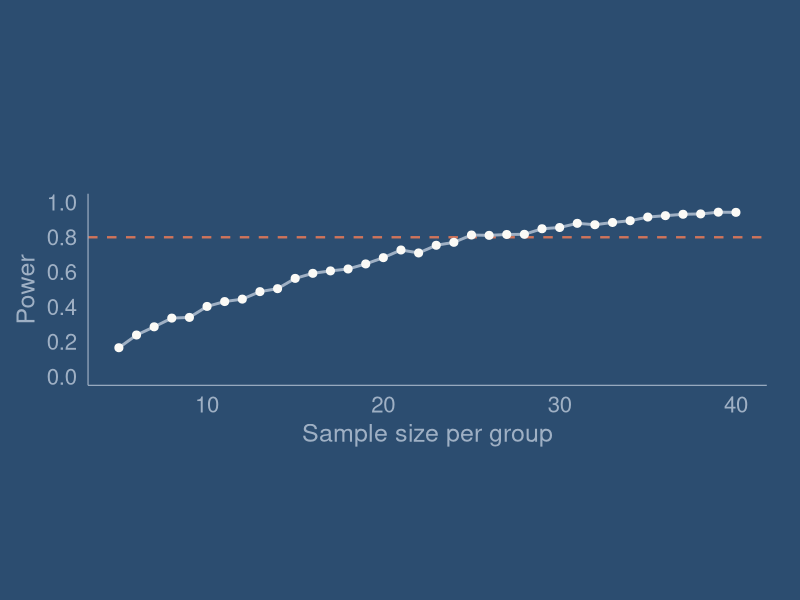
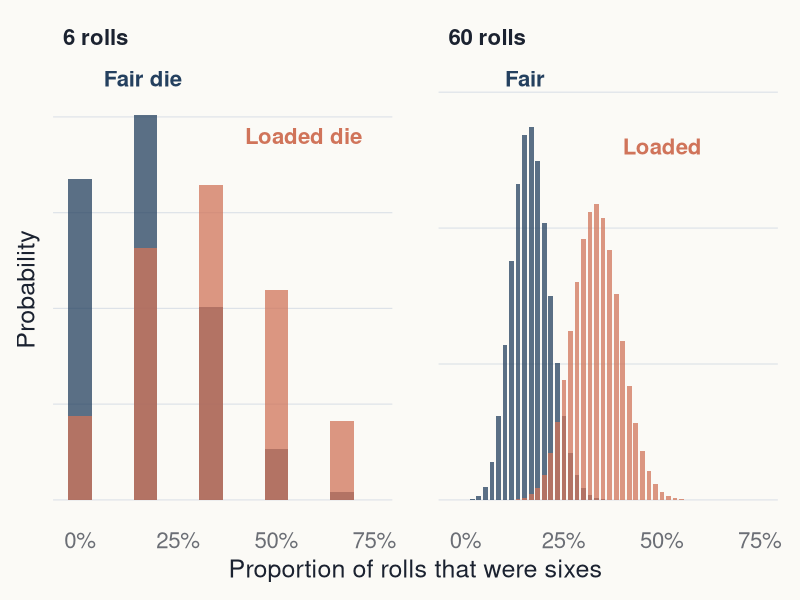
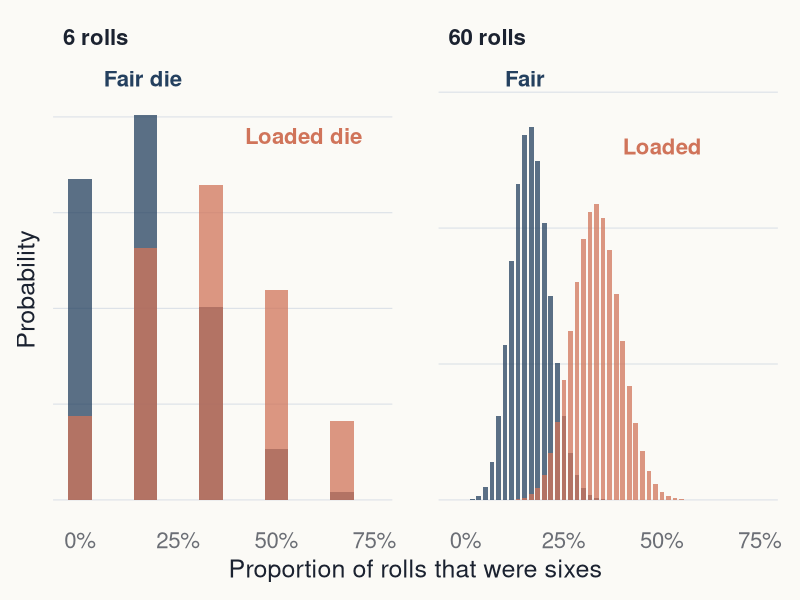
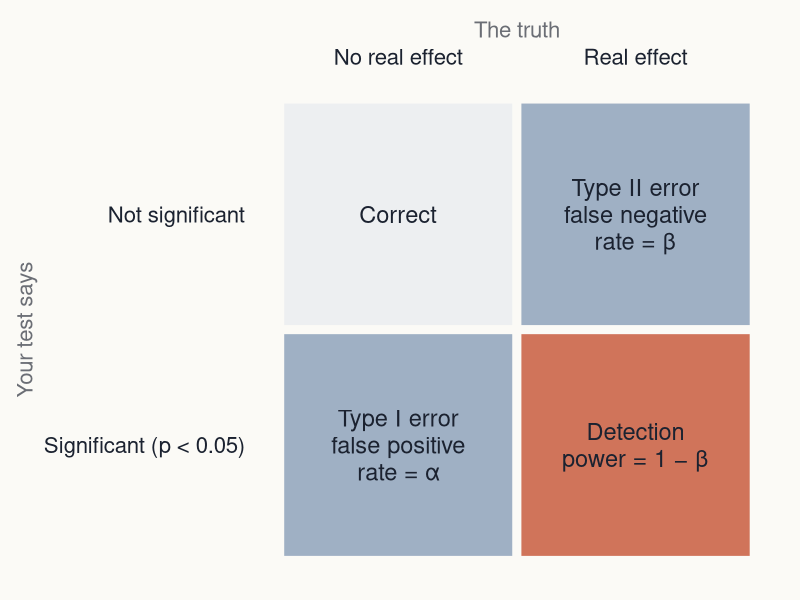
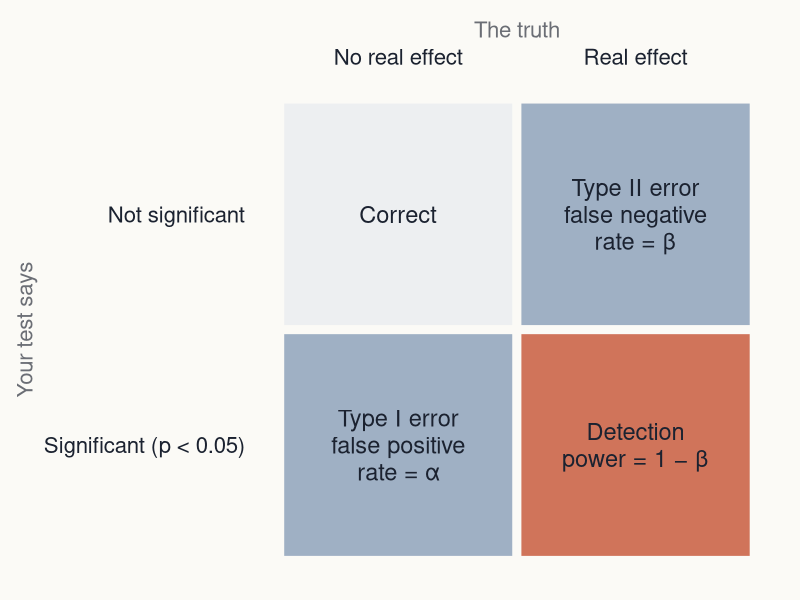
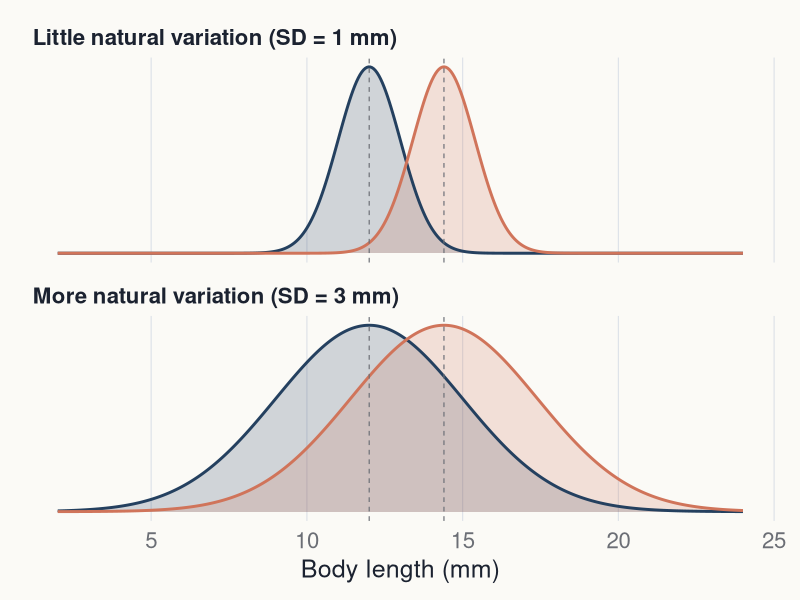
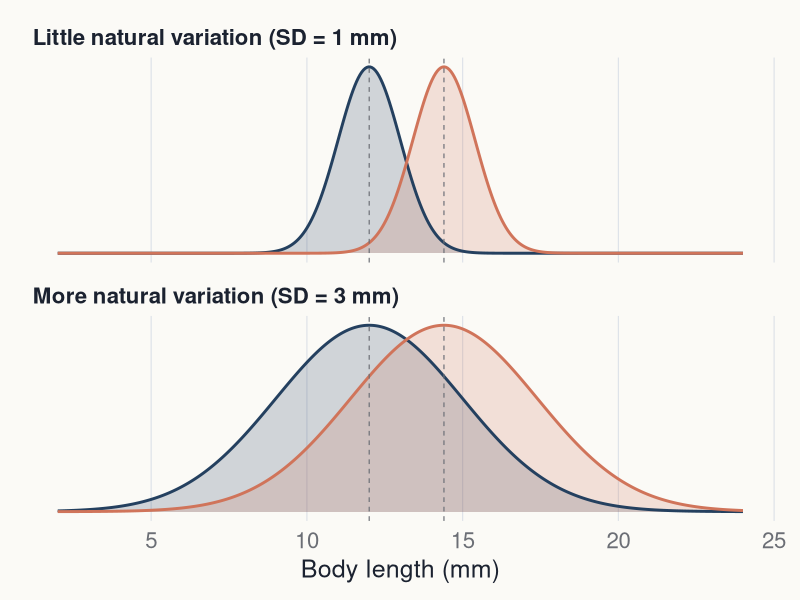
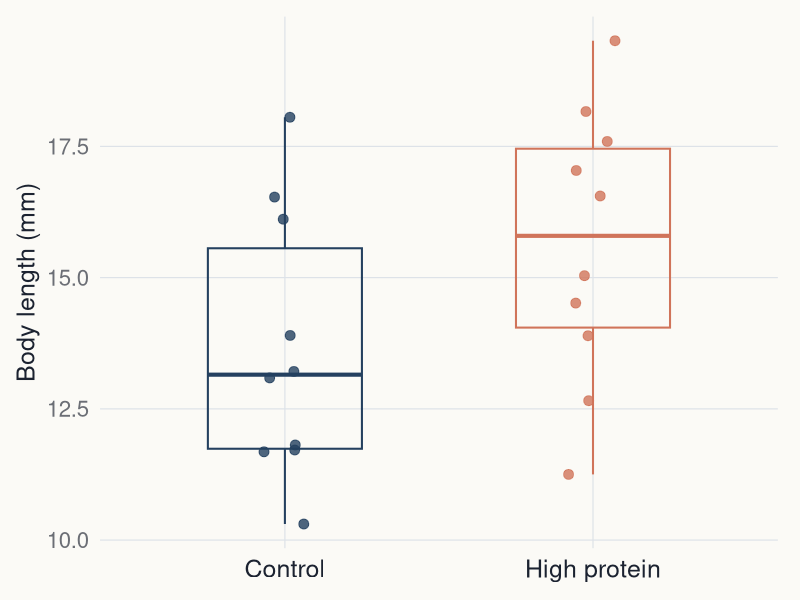

Source code (R) for these figures, in order:
# BB852 power analysis by simulation lecture: figures and slide output
# --------------------------------------------------------------------
# Every statistical figure in the lecture, in the BB852 theme shared with the
# other lecture_figures generators (see lecture_figures/t-tests).
#
# Course book chapter:
# https://jonesor.github.io/BB852_Book/power-analysis-by-simulation.html
#
# Data: none. Everything here is simulated or calculated, which is the point
# of the lecture. Values follow the course book chapter:
#   insect diet example: control mean 12 mm, treatment 14.4 mm (+20%),
#     SD 3 mm, n = 10 per group (seeds 42 and 142 for the single experiment,
#     seed 123 for the 1000-replicate simulation, as in the book)
#   binomial GLM: survival 0.5 vs 0.7, n = 40 per group (seed 123)
#   regression: slope 2, intercept 20, residual SD 12, n = 30,
#     x from 11 to 19 (narrow) or 5 to 25 (wide) (seed 123)
# Dice figure (slides 3-4): exact binomial probabilities, fair die
#   P(six) = 1/6 vs loaded die P(six) = 1/3. Not simulated.
#
# Run from the repository root:
# source("lecture_figures/power_analysis/generate_figures.R")
#
# PNG files are written to lecture_figures/power_analysis/output/<layout>/.
# Every content figure is written at full and half width; figures placed on a
# "Title, Bullets & Photo" slide are also written at takeaway size. The R
# output shown on the slides is written to output/text/.
# Object and file names use the slide numbers of the rebuilt deck
# (BB852_18_Power_Analysis_v2).
#
# Labels use \u escapes so the script stays plain ASCII.


# Load packages -----------------------------------------------------------

library(ggplot2)
library(ragg)
library(patchwork)


# Define the BB852 theme and export functions -----------------------------
# Palette and theme match lecture_figures/t-tests and lecture_figures/ancova.

bb852 <- list(
  bg       = "#FBFAF6",
  text     = "#1B2230",
  muted    = "#6B6E75",
  grid     = "#DDE2E8",
  axis     = "#BCC6D2",
  slate    = "#24405F",
  coral    = "#D0745A",
  teal     = "#2A7F76",
  grey     = "#6B6E75",
  light    = "#9FB0C4",
  panel    = "#EDEFF1",
  cover    = "#2C4D70"
)

# Avenir Next on the Mac; Helvetica otherwise. BB852_FONT overrides both.
available_fonts <- unique(systemfonts::system_fonts()$family)
bb852_font <- if (nzchar(Sys.getenv("BB852_FONT"))) {
  Sys.getenv("BB852_FONT")
} else if ("Avenir Next" %in% available_fonts) {
  "Avenir Next"
} else {
  "Helvetica"
}

theme_bb852 <- function(base_size = 18, base_family = bb852_font) {
  theme_minimal(base_size = base_size, base_family = base_family) +
    theme(
      plot.background = element_rect(fill = bb852$bg, colour = NA),
      panel.background = element_rect(fill = bb852$bg, colour = NA),
      panel.grid.major = element_line(colour = bb852$grid, linewidth = 0.4),
      panel.grid.minor = element_blank(),
      axis.title = element_text(colour = bb852$text, size = base_size),
      axis.text = element_text(colour = bb852$muted, size = base_size - 2),
      axis.ticks = element_blank(),
      legend.position = "none",
      strip.text = element_text(colour = bb852$text, size = base_size - 2,
                                face = "bold", hjust = 0),
      plot.title = element_blank(),
      plot.subtitle = element_blank(),
      plot.caption = element_blank(),
      plot.margin = margin(12, 16, 12, 12)
    )
}

# Sizes (inches) match the figure placeholders in the BB852 slide theme.
bb852_sizes <- list(
  full     = c(11.73, 3.95),
  takeaway = c(7.40, 4.25),
  half     = c(5.57, 4.25),
  cover    = c(5.43, 7.50)
)

output_root <- file.path("lecture_figures", "power_analysis", "output")
unlink(output_root, recursive = TRUE)

save_bb852 <- function(plot, filename, layout = "half", bg = bb852$bg) {
  size <- bb852_sizes[[layout]]
  if (is.null(size)) {
    stop("layout must be one of: ", paste(names(bb852_sizes), collapse = ", "))
  }
  output_directory <- file.path(output_root, layout)
  dir.create(output_directory, recursive = TRUE, showWarnings = FALSE)
  ggsave(file.path(output_directory, paste0(filename, ".png")), plot,
         width = size[1], height = size[2], units = "in", dpi = 300,
         device = ragg::agg_png, bg = bg)
  invisible(filename)
}

# Write R output exactly as printed, for copying onto slides.
text_directory <- file.path(output_root, "text")
dir.create(text_directory, recursive = TRUE, showWarnings = FALSE)
save_text <- function(lines, filename) {
  writeLines(lines, file.path(text_directory, paste0(filename, ".txt")))
}

# Text size helper: ggplot text size is in mm; 14 pt is the minimum.
pt <- function(points) points / .pt

plots <- list()        # written at full and half width
takeaway <- list()     # also written at takeaway size

group_cols <- c(Control = bb852$slate, `High protein` = bb852$coral)


# Insect diet example: values from the course book --------------------------

controlMean <- 12
treatmentMean <- 14.4
sdValue <- 3
sampleSize <- 10

# Power for one sample size, using the book's recipe.
power_t <- function(n, reps = 1000) {
  sum(replicate(
    reps,
    t.test(
      rnorm(n, controlMean, sdValue),
      rnorm(n, treatmentMean, sdValue)
    )$p.value
  ) < 0.05) / reps
}


# Slide 1: title-slide chart ------------------------------------------------
# The power curve (computed for slide 20) on the cover colour.

set.seed(123)
power_curve <- data.frame(sampleSize = 5:40)
power_curve$Power <- vapply(power_curve$sampleSize, power_t, numeric(1))
power_curve$analytic <- vapply(
  power_curve$sampleSize,
  function(n) power.t.test(n = n, delta = treatmentMean - controlMean,
                           sd = sdValue)$power,
  numeric(1)
)

plots_cover <- ggplot(power_curve, aes(sampleSize, Power)) +
  geom_hline(yintercept = 0.8, colour = bb852$coral, linewidth = 0.8,
             linetype = "dashed") +
  geom_line(colour = bb852$light, linewidth = 1) +
  geom_point(colour = bb852$bg, size = 2.4) +
  scale_y_continuous(limits = c(0, 1), breaks = seq(0, 1, 0.2)) +
  labs(x = "Sample size per group", y = "Power") +
  theme_bb852() +
  theme(
    plot.background = element_rect(fill = bb852$cover, colour = NA),
    panel.background = element_rect(fill = bb852$cover, colour = NA),
    panel.grid.major = element_blank(),
    axis.line = element_line(colour = bb852$light, linewidth = 0.4),
    axis.title = element_text(colour = bb852$light),
    axis.text = element_text(colour = bb852$light),
    plot.margin = margin(140, 24, 110, 12)
  )
save_bb852(plots_cover, "slide_01_cover", "cover", bg = bb852$cover)


# Slide 4: how many rolls to catch a loaded die? -------------------------------
# Exact binomial probabilities of the proportion of sixes, fair (1/6) vs
# loaded (1/3), for 6 rolls and for 60 rolls.

dice <- do.call(rbind, lapply(c(6, 60), function(n) {
  k <- 0:n
  rbind(
    data.frame(rolls = n, prop = k / n, prob = dbinom(k, n, 1 / 6),
               die = "Fair"),
    data.frame(rolls = n, prop = k / n, prob = dbinom(k, n, 1 / 3),
               die = "Loaded")
  )
}))
dice$panel <- factor(paste(dice$rolls, "rolls"),
                     levels = c("6 rolls", "60 rolls"))
dice <- dice[dice$prop <= 0.75, ]

dice_labels <- data.frame(
  panel = factor(c("6 rolls", "6 rolls", "60 rolls", "60 rolls"),
                 levels = c("6 rolls", "60 rolls")),
  prop = c(0.06, 0.42, 0.10, 0.40),
  prob = c(0.44, 0.38, 0.155, 0.13),
  die = c("Fair", "Loaded", "Fair", "Loaded"),
  label = c("Fair die", "Loaded die", "Fair", "Loaded")
)

plots$slide_04_dice <- ggplot(dice, aes(prop, prob, fill = die)) +
  geom_col(data = dice[dice$rolls == 6, ], width = 0.06,
           position = "identity", alpha = 0.75) +
  geom_col(data = dice[dice$rolls == 60, ], width = 0.012,
           position = "identity", alpha = 0.75) +
  geom_text(data = dice_labels, aes(label = label, colour = die),
            hjust = 0, size = pt(16), family = bb852_font,
            fontface = "bold") +
  facet_wrap(~panel, scales = "free_y") +
  scale_fill_manual(values = c(Fair = bb852$slate, Loaded = bb852$coral)) +
  scale_colour_manual(values = c(Fair = bb852$slate, Loaded = bb852$coral)) +
  scale_x_continuous(labels = function(x) paste0(round(100 * x), "%"),
                     breaks = seq(0, 0.75, 0.25)) +
  labs(x = "Proportion of rolls that were sixes", y = "Probability") +
  theme_bb852() +
  theme(axis.text.y = element_blank(), panel.grid.major.x = element_blank(),
        panel.spacing = unit(2, "lines"))
takeaway$slide_04_dice <- plots$slide_04_dice


# Slide 8: the two kinds of error --------------------------------------------------
# A 2 x 2 decision table drawn as tiles.

errors <- data.frame(
  truth = factor(rep(c("No real effect", "Real effect"), each = 2),
                 levels = c("No real effect", "Real effect")),
  decision = factor(rep(c("Not significant", "Significant (p < 0.05)"), 2),
                    levels = c("Significant (p < 0.05)", "Not significant")),
  label = c("Correct", "Type I error\nfalse positive\nrate = \u03b1",
            "Type II error\nfalse negative\nrate = \u03b2",
            "Detection\npower = 1 \u2212 \u03b2"),
  kind = c("ok", "error", "error", "power")
)

plots$slide_08_error_table <- ggplot(errors, aes(truth, decision)) +
  geom_tile(aes(fill = kind), colour = bb852$bg, linewidth = 3) +
  geom_text(aes(label = label,
                colour = ifelse(kind == "ok", "dark", "light")),
            size = pt(17), family = bb852_font, lineheight = 0.95) +
  scale_fill_manual(values = c(ok = bb852$panel, error = bb852$light,
                               power = bb852$coral)) +
  scale_colour_manual(values = c(dark = bb852$text, light = bb852$text)) +
  scale_x_discrete(position = "top") +
  labs(x = "The truth", y = "Your test says") +
  theme_bb852() +
  theme(panel.grid.major = element_blank(),
        axis.text = element_text(colour = bb852$text, size = 16),
        axis.title.x.top = element_text(colour = bb852$muted, size = 16),
        axis.title.y = element_text(colour = bb852$muted, size = 16))
takeaway$slide_08_error_table <- plots$slide_08_error_table


# Slide 12: same signal, different noise -------------------------------------------
# Two pairs of normal distributions, means 12 and 14.4, SD 1 vs SD 3.

curves <- do.call(rbind, lapply(c(1, 3), function(s) {
  x <- seq(2, 24, length.out = 400)
  rbind(
    data.frame(sd = s, x = x, y = dnorm(x, controlMean, s), group = "Control"),
    data.frame(sd = s, x = x, y = dnorm(x, treatmentMean, s),
               group = "High protein")
  )
}))
curves$panel <- factor(ifelse(curves$sd == 1, "Little natural variation (SD = 1 mm)",
                              "More natural variation (SD = 3 mm)"),
                       levels = c("Little natural variation (SD = 1 mm)",
                                  "More natural variation (SD = 3 mm)"))

plots$slide_12_signal_noise <- ggplot(curves, aes(x, y, colour = group)) +
  geom_area(aes(fill = group), position = "identity", alpha = 0.2,
            linewidth = 0) +
  geom_line(linewidth = 1) +
  geom_vline(xintercept = c(controlMean, treatmentMean),
             colour = bb852$grey, linetype = "dashed", linewidth = 0.4) +
  facet_wrap(~panel, ncol = 1, scales = "free_y") +
  scale_colour_manual(values = group_cols) +
  scale_fill_manual(values = group_cols) +
  labs(x = "Body length (mm)", y = NULL) +
  theme_bb852() +
  theme(axis.text.y = element_blank(), panel.grid.major.y = element_blank())


# Slide 16: one simulated experiment -----------------------------------------------
# Same seeds as the course book, so the numbers match the chapter.

set.seed(42)
control <- rnorm(n = 10, mean = 12, sd = 3)
set.seed(142)
treatment <- rnorm(n = 10, mean = 14.4, sd = 3)
one_p <- t.test(control, treatment)$p.value

one_exp <- data.frame(
  group = factor(rep(c("Control", "High protein"), each = 10),
                 levels = c("Control", "High protein")),
  length = c(control, treatment)
)
set.seed(1)
plots$slide_16_one_experiment <- ggplot(one_exp, aes(group, length)) +
  geom_boxplot(aes(colour = group), fill = NA, width = 0.5,
               outlier.shape = NA, linewidth = 0.7) +
  geom_jitter(aes(colour = group), width = 0.08, height = 0, size = 3,
              alpha = 0.8) +
  scale_colour_manual(values = group_cols) +
  labs(x = NULL, y = "Body length (mm)") +
  theme_bb852() +
  theme(axis.text.x = element_text(colour = bb852$text, size = 18))

save_text(c(
  "control <- rnorm(n = 10, mean = 12, sd = 3)",
  "treatment <- rnorm(n = 10, mean = 14.4, sd = 3)",
  "t.test(control, treatment)$p.value",
  capture.output(print(one_p))
), "slide_16_one_experiment")


# Slide 17: twenty experiments, same truth ------------------------------------------
# Each point is the estimated difference (high protein minus control) from one
# simulated experiment with n = 10 per group, with its 95% CI (Welch t-test).

set.seed(2026)
twenty <- do.call(rbind, lapply(1:20, function(i) {
  a <- rnorm(sampleSize, controlMean, sdValue)
  b <- rnorm(sampleSize, treatmentMean, sdValue)
  tt <- t.test(b, a)
  data.frame(experiment = i, diff = mean(b) - mean(a),
             lower = tt$conf.int[1], upper = tt$conf.int[2],
             p = tt$p.value)
}))
not_sig_label <- "p \u2265 0.05"
twenty$sig <- ifelse(twenty$p < 0.05, "p < 0.05", not_sig_label)
n_sig_twenty <- sum(twenty$p < 0.05)

plots$slide_17_twenty_experiments <- ggplot(twenty, aes(experiment, diff)) +
  annotate("segment", x = 0.5, xend = 20.5, y = 0, yend = 0,
           colour = bb852$grey, linewidth = 0.5) +
  annotate("segment", x = 0.5, xend = 20.5,
           y = treatmentMean - controlMean, yend = treatmentMean - controlMean,
           colour = bb852$teal, linetype = "dashed", linewidth = 0.7) +
  geom_linerange(aes(ymin = lower, ymax = upper, colour = sig),
                 linewidth = 1) +
  geom_point(aes(colour = sig), size = 3) +
  annotate("text", x = 20.8, y = treatmentMean - controlMean,
           label = "True difference\n(2.4 mm)", hjust = 0, lineheight = 0.9,
           colour = bb852$teal, size = pt(15), family = bb852_font) +
  annotate("text", x = 20.8, y = 0, label = "No difference", hjust = 0,
           colour = bb852$grey, size = pt(15), family = bb852_font) +
  scale_colour_manual(values = setNames(c(bb852$coral, bb852$grey),
                                        c("p < 0.05", not_sig_label))) +
  scale_x_continuous(breaks = c(1, 5, 10, 15, 20), limits = c(0.5, 25.5),
                     expand = expansion(0)) +
  labs(x = "Simulated experiment", y = "Difference (mm)") +
  theme_bb852() +
  theme(legend.position = "top", legend.justification = "left",
        legend.title = element_blank(),
        legend.text = element_text(size = 16, colour = bb852$text),
        panel.grid.major.x = element_blank())

save_text(c(
  paste("Significant experiments out of 20:", n_sig_twenty),
  capture.output(print(transform(twenty, diff = round(diff, 3),
    lower = round(lower, 3), upper = round(upper, 3), p = round(p, 4))))
), "slide_17_twenty_experiments")


# Slide 18: the full simulation (code exactly as on the slide) --------------------

set.seed(123)
powerResults <- replicate(1000,
  t.test(rnorm(sampleSize, controlMean, sdValue),
         rnorm(sampleSize, treatmentMean, sdValue))$p.value)
full_power <- (sum(powerResults < 0.05) / 1000) * 100

save_text(c(
  "controlMean <- 12",
  "treatmentMean <- 14.4",
  "sdValue <- 3",
  "sampleSize <- 10",
  "",
  "powerResults <- replicate(1000,",
  "  t.test(rnorm(sampleSize, controlMean, sdValue),",
  "         rnorm(sampleSize, treatmentMean, sdValue))$p.value)",
  "",
  "(sum(powerResults < 0.05) / 1000) * 100",
  capture.output(print(full_power)),
  "",
  paste("Analytic check, power.t.test:",
        round(power.t.test(n = 10, delta = 2.4, sd = 3)$power, 3))
), "slide_18_full_simulation")


# Slide 19: Type I error check, no real difference ----------------------------------

set.seed(123)
nullResults <- replicate(1000,
  t.test(rnorm(sampleSize, controlMean, sdValue),
         rnorm(sampleSize, controlMean, sdValue))$p.value)
null_rate <- (sum(nullResults < 0.05) / 1000) * 100
save_text(c(
  "# treatmentMean set equal to controlMean (12)",
  "(sum(nullResults < 0.05) / 1000) * 100",
  capture.output(print(null_rate))
), "slide_19_type_I_check")


# Slide 20: power against sample size --------------------------------------------------

n80 <- power_curve$sampleSize[which(power_curve$Power >= 0.8)[1]]
n80_analytic <- ceiling(power.t.test(power = 0.8, delta = 2.4, sd = 3)$n)

plots$slide_20_power_curve <- ggplot(power_curve, aes(sampleSize, Power)) +
  geom_hline(yintercept = 0.8, colour = bb852$coral, linetype = "dashed",
             linewidth = 0.8) +
  geom_vline(xintercept = n80_analytic, colour = bb852$grey,
             linetype = "dotted", linewidth = 0.6) +
  geom_line(colour = bb852$slate, linewidth = 0.8) +
  geom_point(colour = bb852$slate, size = 2.2) +
  annotate("point", x = 10, y = power_curve$Power[power_curve$sampleSize == 10],
           colour = bb852$coral, size = 4.5) +
  annotate("text", x = 11, y = power_curve$Power[power_curve$sampleSize == 10] - 0.04,
           label = "n = 10", hjust = 0, colour = bb852$coral,
           size = pt(16), family = bb852_font, fontface = "bold") +
  annotate("text", x = n80_analytic + 0.5, y = 0.1,
           label = paste(n80_analytic, "(formula)"), hjust = 0,
           colour = bb852$grey, size = pt(15), family = bb852_font) +
  annotate("text", x = 5, y = 0.86, label = "80% power", hjust = 0,
           colour = bb852$coral, size = pt(16), family = bb852_font) +
  scale_y_continuous(limits = c(0, 1), breaks = seq(0, 1, 0.2),
                     labels = function(x) paste0(round(100 * x), "%")) +
  labs(x = "Sample size per group", y = "Power") +
  theme_bb852()
takeaway$slide_20_power_curve <- plots$slide_20_power_curve

save_text(c(
  paste("First n with simulated power >= 0.8:", n80),
  paste("Analytic n for power 0.8 (power.t.test, rounded up):", n80_analytic),
  capture.output(print(round(power_curve, 3)))
), "slide_20_power_curve")


# Slide 21: smallest detectable difference with unequal groups ----------------------
# Fix the sample sizes (15 control, 6 high protein) and vary the true difference.

nControl <- 15
nTreatment <- 6
diffs <- seq(0.5, 7, by = 0.25)
set.seed(123)
detect <- data.frame(diff = diffs)
detect$Power <- vapply(diffs, function(d) {
  sum(replicate(1000,
    t.test(rnorm(nControl, controlMean, sdValue),
           rnorm(nTreatment, controlMean + d, sdValue))$p.value) < 0.05) / 1000
}, numeric(1))
power_unequal <- function(d) {
  se <- sdValue * sqrt(1 / nControl + 1 / nTreatment)
  df <- nControl + nTreatment - 2
  tc <- qt(0.975, df)
  1 - stats::pt(tc, df, d / se) + stats::pt(-tc, df, d / se)
}
detect_analytic <- uniroot(function(d) power_unequal(d) - 0.8, c(0.1, 20))$root
detect_sim <- detect$diff[which(detect$Power >= 0.8)[1]]

plots$slide_21_detectable_difference <- ggplot(detect, aes(diff, Power)) +
  geom_hline(yintercept = 0.8, colour = bb852$coral, linetype = "dashed",
             linewidth = 0.8) +
  geom_vline(xintercept = treatmentMean - controlMean, colour = bb852$grey,
             linetype = "dotted", linewidth = 0.6) +
  annotate("text", x = treatmentMean - controlMean + 0.15, y = 0.08,
           label = "Expected 2.4 mm", hjust = 0, colour = bb852$grey,
           size = pt(15), family = bb852_font) +
  geom_line(colour = bb852$slate, linewidth = 0.8) +
  geom_point(colour = bb852$slate, size = 2) +
  annotate("text", x = 0.5, y = 0.86, label = "80% power", hjust = 0,
           colour = bb852$coral, size = pt(16), family = bb852_font) +
  scale_y_continuous(limits = c(0, 1), breaks = seq(0, 1, 0.2),
                     labels = function(x) paste0(round(100 * x), "%")) +
  scale_x_continuous(breaks = 1:7) +
  labs(x = "True difference (mm)", y = "Power") +
  theme_bb852()

save_text(c(
  "t.test(rnorm(15, controlMean, sdValue),",
  "       rnorm(6, controlMean + difference, sdValue))$p.value",
  "",
  paste("First difference with simulated power >= 0.8:", detect_sim),
  paste("Pooled-variance formula (t.test default is Welch, slightly less powerful):",
        round(detect_analytic, 2)),
  capture.output(print(detect))
), "slide_21_detectable_difference")


# Slide 24: binomial GLM (course book code; variables renamed so they do not
# overwrite sampleSize and powerResults from the insect example) ---------------------------

set.seed(123)
controlProb <- 0.5
treatmentProb <- 0.7
sampleSizeBin <- 40
binResults <- replicate(1000, {
  survival <- c(
    rbinom(sampleSizeBin, size = 1, prob = controlProb),
    rbinom(sampleSizeBin, size = 1, prob = treatmentProb)
  )
  treatment <- rep(c("control", "treatment"), each = sampleSizeBin)
  mod <- glm(survival ~ treatment, family = binomial)
  anova(mod, test = "Chi")[["Pr(>Chi)"]][2]
})
bin_power <- (sum(binResults < 0.05) / 1000) * 100
save_text(c(
  "(sum(binResults < 0.05) / 1000) * 100",
  capture.output(print(bin_power)),
  "",
  paste("Analytic n per group for 80% power (power.prop.test):",
        ceiling(power.prop.test(p1 = 0.5, p2 = 0.7, power = 0.8)$n))
), "slide_24_binomial_glm")


# Slide 25: regression power depends on the spread of x ------------------------------------

slope <- 2
intercept <- 20
residualSD <- 12
sampleSizeReg <- 30

reg_power <- function(x) {
  set.seed(123)
  res <- replicate(1000, {
    y <- intercept + slope * x + rnorm(sampleSizeReg, 0, residualSD)
    summary(lm(y ~ x))$coefficients["x", "Pr(>|t|)"]
  })
  (sum(res < 0.05) / 1000) * 100
}
x_narrow <- seq(11, 19, length.out = sampleSizeReg)
x_wide <- seq(5, 25, length.out = sampleSizeReg)
power_narrow <- reg_power(x_narrow)
power_wide <- reg_power(x_wide)

set.seed(31) # a draw whose noise averages close to zero in both panels
noise <- rnorm(sampleSizeReg, 0, residualSD)
reg_data <- rbind(
  data.frame(x = x_narrow, y = intercept + slope * x_narrow + noise,
             design = paste0("x from 11 to 19: power ", power_narrow, "%")),
  data.frame(x = x_wide, y = intercept + slope * x_wide + noise,
             design = paste0("x from 5 to 25: power ", power_wide, "%"))
)
reg_data$design <- factor(reg_data$design, levels = unique(reg_data$design))

plots$slide_25_regression_range <- ggplot(reg_data, aes(x, y)) +
  geom_abline(intercept = intercept, slope = slope, colour = bb852$teal,
              linetype = "dashed", linewidth = 0.7) +
  geom_point(colour = bb852$slate, size = 2.4, alpha = 0.8) +
  facet_wrap(~design, ncol = 1) +
  scale_x_continuous(limits = c(4, 26)) +
  labs(x = "Predictor (x)", y = "Response (y)") +
  theme_bb852()

save_text(c(
  paste("Narrow x (11 to 19) power:", power_narrow),
  paste("Wide x (5 to 25) power:", power_wide)
), "slide_25_regression_range")


# Write figures ----------------------------------------------------------------

for (name in names(plots)) {
  save_bb852(plots[[name]], name, "full")
  save_bb852(plots[[name]], name, "half")
}
for (name in names(takeaway)) {
  save_bb852(takeaway[[name]], name, "takeaway")
}

message("Power analysis figures written to ", output_root)
